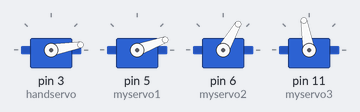
Recording of a sketch running on a simulated Arduino Uno, built with avr-gcc and run on an emulated ATmega328P. On the bench: 4 × servo.

Above: at 0.1 s.
At 3.8 s:
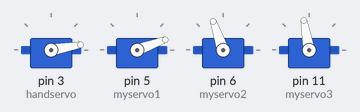
At 8.2 s:
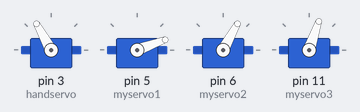
At 16.4 s:
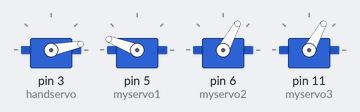
At 27.5 s:
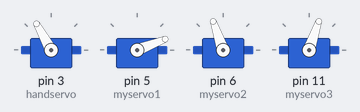
At 38.1 s:
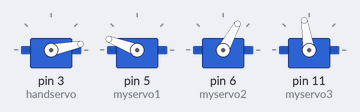
Timing chart, 0 to 40.0 s (numbered marks = the images above):
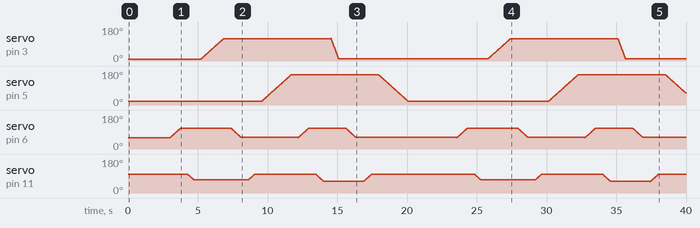

The sketch:

arm_control_1.ino
```cpp
//4軸操作テスト用プログラム
//arduinoのスケッチは、void loop()の動作をループし続ける


//サーボライブラリのインクルード
#include <Servo.h>

//サーボの宣言
Servo handservo;    //グリッパーのサーボ
Servo myservo1;     //グリッパー取り付け部のサーボ
Servo myservo2;     //アーム上軸
Servo myservo3;     //アーム下軸

//変数の宣言
int pos; //サーボ動作用の変数
int setupif=0;  //サーボ位置リセット関数の管理用
int hand_servo, servo1, servo2, servo3; //サーボ角度読み込み用変数
int myspeed;  //サーボリセット時の移動速度変数


//サーボのリセット用の関数（servorest)
void servoreset()
{
   hand_servo=handservo.read();
   servo1=myservo1.read();
   servo2=myservo2.read();
   servo3=myservo3.read();


   myspeed=500;
   for(pos=0;pos<=myspeed;pos+=1)
   {
    handservo.write(int(map(pos,1,myspeed,hand_servo,10)));
    myservo1.write(int(map(pos,1,myspeed,servo1,20)));
    myservo2.write(int(map(pos,1,myspeed,servo2,60)));
    myservo3.write(int(map(pos,1,myspeed,servo3,50)));
    delay(1);
   }
}


//サーボのピン設定　サーボ番号は先端から順にhand+1〜3番軸設定　ピンは3,5,6,11(PWMの使えるピン)
void setup()
{
  handservo.attach(3);
  myservo1.attach(5);
  myservo2.attach(6);
  myservo3.attach(11);

  handservo.write(10);
  myservo1.write(20);
  myservo2.write(60);
  myservo3.write(100);
}


//動作プログラム
void loop()
{

  //アーム初期位置関数呼び出し（if文管理）
  if(setupif=0)
  {servoreset();}
  //一度で終了のためif条件を崩す
  setupif=1;
  delay(3000);


  //アームを倒す1（2番サーボ操作）
  for(pos=60; pos<110; pos+=1)
  {
    myservo2.write(pos);
    delay(15);
  }
  delay(500);

  //アームを倒す２（3番サーボ動作）
  for(pos=100; pos>70; pos-=1)
  {
     myservo3.write(pos);
     delay(15);
  }
  delay(500);

  //グリッパーを閉じる（handサーボ動作）
  for(pos=10; pos<120; pos+=1)
  {
    handservo.write(pos);
    delay(15);
  }
  delay(500);


  //アームを持ち上げる1（2番サーボ動作）
  for(pos = 110; pos>60; pos-=1)
  {
    myservo2.write(pos);
    delay(15);
  }
  delay(500);

  //アームを持ち上げる（３番サーボ動作）
  for(pos=70; pos<100; pos+=1)
  {
    myservo3.write(pos);
    delay(15);
  }
  delay(500);

  //グリッパーの向き変更（1番サーボ操作）
  for(pos=20; pos<160; pos+=1)
  {
    myservo1.write(pos);
    delay(15);
  }
  delay(500);

  //アームを倒す1（2番サーボ操作）
  for(pos=60; pos<110; pos+=1)
  {
    myservo2.write(pos);
    delay(15);
  }
  delay(500);

  //アームを倒す２（3番サーボ動作）
  for(pos=100; pos>60; pos-=1)
  {
     myservo3.write(pos);
     delay(15);
  }
  delay(500);

  //グリッパーを開く（ハンドサーボ動作）
  for(pos = 120; pos>10; pos-=1)
  {
    handservo.write(pos);
    delay(5);
  }
  delay(500);

  //アームを持ち上げる1（2番サーボ動作）
  for(pos = 110; pos>60; pos-=1)
  {
    myservo2.write(pos);
    delay(15);
  }
  delay(500);

  //アームを持ち上げる2（３番サーボ動作）
  for(pos=60; pos<100; pos+=1)
  {
    myservo3.write(pos);
    delay(15);
  }
  delay(500);


  //グリッパーの向き変更（1番サーボ動作）
  for(pos = 160; pos>20; pos-=1)
  {
    myservo1.write(pos);
    delay(15);
  }
  delay(500);

}
```
